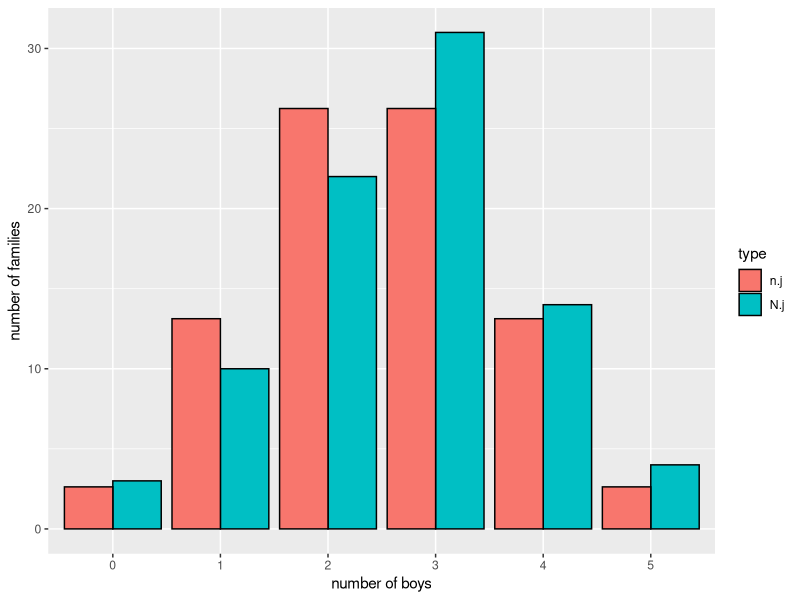
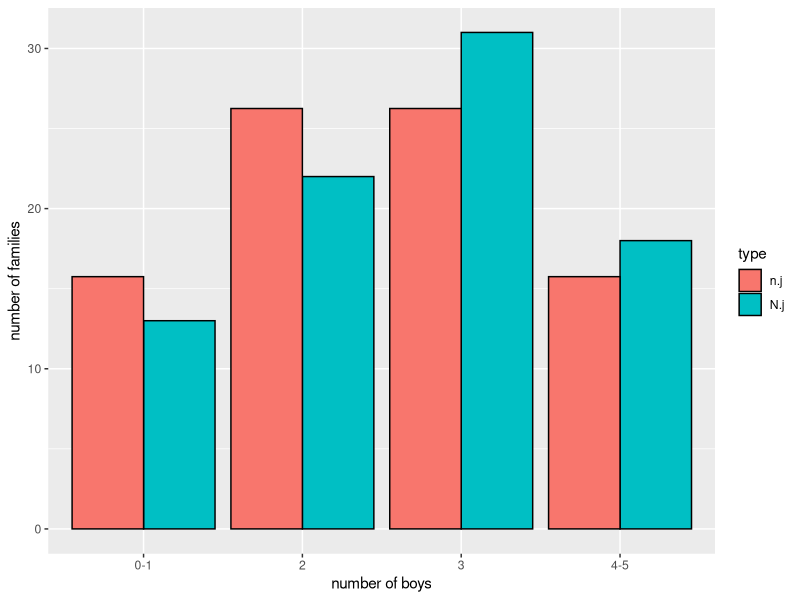

The R script that drew these images, in order:
library("dplyr")
library("tidyr")
library("ggplot2")
library("GGally")

dt <- read.csv2(file = "data/families.csv")
str(dt)
summary(dt)
View(dt)

k <- nrow(dt)
n <- sum(dt$NumFamilies)

dt <- dt |> mutate(
	boys = factor(NumBoys), 
	N.j = NumFamilies, 
	p.j = dbinom(NumBoys, size = 5, prob = 0.5), 
	n.j = n * p.j
	)
View(dt)

# Musi se rovnat
sum(dt$N.j)
sum(dt$n.j)
sum(dt$N.j) == sum(dt$n.j)
# Musi byt jednicka
sum(dt$p.j) == 1

dt.long <- dt |> tidyr::pivot_longer(cols = c(N.j, n.j), names_to = "type", values_to = "freq")
ggplot(dt.long, aes(x = boys, y = freq, fill = type)) + 
	geom_col(position = "dodge", color = "black") + 
	labs(x = "number of boys", y = "number of families")

# 1. 
#	Yarnold's criterion
# testovani ze kategorie jsou spravne
q <- sum (dt$n.j < 5) / k
q
dt$n.j >= 5 * q
#	OK

# Pearson’s chi-squared test (Pearsonův test dobré shody)
K <- sum(dt$N.j^2 / (dt$n.j)) - n
K
# χ2_0.95
qchisq (0.95, df = k - 1)
K >= qchisq (0.95, df = k - 1)
#	p-value
1 - pchisq (K, df = k - 1)
# built-in function

# Cela funkce
chisq.test (dt$N.j, p = dt$p.j)

# 2.
#	Assumption
dt$n.j >= 5 
#	First and last categories have low theoretical frequencies => merge first and last pairs of categories

d1 <- dt |> filter(NumBoys <= 1) |> 
	summarise(across(c(NumFamilies, N.j, p.j, n.j), sum)) |> 
	mutate(boys = "0-1", NumBoys = NA)
d2 <- dt |> filter(NumBoys >= 2 & NumBoys <= 3)
d3 <- dt |> filter(NumBoys >= 4) |> 
	summarise(across(c(NumFamilies, N.j, p.j, n.j), sum)) |> 
	mutate(boys = "4-5", NumBoys = NA)
dt2 <- do.call(rbind, list(d1, d2, d3))

View(dt2)
k2 <- nrow(dt2)

sum(dt2$N.j)
sum(dt2$n.j)
sum(dt2$p.j)

dt2.long <- dt2 |> tidyr::pivot_longer(cols = c(N.j, n.j), names_to = "type", values_to = "freq")
ggplot(dt2.long, aes(x = boys, y = freq, fill = type)) + 
	geom_col(position = "dodge", color = "black") + 
	labs(x = "number of boys", y = "number of families")

#	Assumption
dt2$n.j >= 5 

K <- sum(dt2$N.j^2 / (dt2$n.j)) - n
K
qchisq (0.95, df = k2 - 1)
K >= qchisq (0.95, df = k2 - 1)
#	p-value
1 - pchisq (K, df = k2 - 1)
# built-in function
chisq.test (dt2$N.j, p = dt2$p.j)

